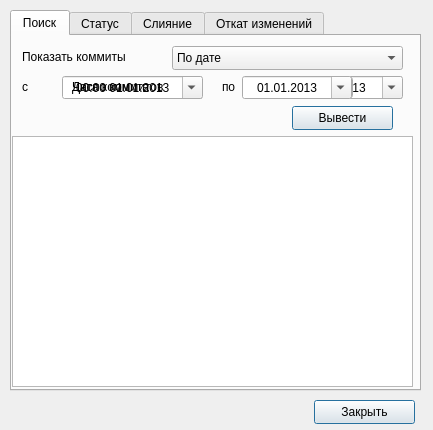
<?xml version="1.0" encoding="UTF-8"?>
<ui version="4.0">
 <class>GitWindow</class>
 <widget class="QMainWindow" name="GitWindow">
  <property name="geometry">
   <rect>
    <x>0</x>
    <y>0</y>
    <width>433</width>
    <height>430</height>
   </rect>
  </property>
  <property name="sizePolicy">
   <sizepolicy hsizetype="Fixed" vsizetype="Fixed">
    <horstretch>0</horstretch>
    <verstretch>0</verstretch>
   </sizepolicy>
  </property>
  <property name="windowTitle">
   <string>Работа с git</string>
  </property>
  <widget class="QWidget" name="centralwidget">
   <widget class="QTabWidget" name="tabWidget">
    <property name="geometry">
     <rect>
      <x>10</x>
      <y>10</y>
      <width>411</width>
      <height>381</height>
     </rect>
    </property>
    <property name="sizePolicy">
     <sizepolicy hsizetype="Fixed" vsizetype="Fixed">
      <horstretch>0</horstretch>
      <verstretch>0</verstretch>
     </sizepolicy>
    </property>
    <property name="currentIndex">
     <number>0</number>
    </property>
    <widget class="QWidget" name="tab_search">
     <property name="sizePolicy">
      <sizepolicy hsizetype="Fixed" vsizetype="Fixed">
       <horstretch>0</horstretch>
       <verstretch>0</verstretch>
      </sizepolicy>
     </property>
     <attribute name="title">
      <string>Поиск</string>
     </attribute>
     <widget class="QComboBox" name="box_mode">
      <property name="geometry">
       <rect>
        <x>160</x>
        <y>10</y>
        <width>231</width>
        <height>24</height>
       </rect>
      </property>
      <item>
       <property name="text">
        <string>По дате</string>
       </property>
      </item>
      <item>
       <property name="text">
        <string>По количеству</string>
       </property>
      </item>
      <item>
       <property name="text">
        <string>В определенный день</string>
       </property>
      </item>
     </widget>
     <widget class="QLabel" name="label_mode">
      <property name="geometry">
       <rect>
        <x>10</x>
        <y>10</y>
        <width>141</width>
        <height>21</height>
       </rect>
      </property>
      <property name="text">
       <string>Показать коммиты</string>
      </property>
     </widget>
     <widget class="QLabel" name="label_timeFrom">
      <property name="enabled">
       <bool>true</bool>
      </property>
      <property name="geometry">
       <rect>
        <x>10</x>
        <y>40</y>
        <width>31</width>
        <height>21</height>
       </rect>
      </property>
      <property name="text">
       <string>с</string>
      </property>
     </widget>
     <widget class="QDateTimeEdit" name="timeEdit_from">
      <property name="enabled">
       <bool>true</bool>
      </property>
      <property name="geometry">
       <rect>
        <x>50</x>
        <y>40</y>
        <width>141</width>
        <height>23</height>
       </rect>
      </property>
      <property name="sizePolicy">
       <sizepolicy hsizetype="Fixed" vsizetype="Fixed">
        <horstretch>0</horstretch>
        <verstretch>0</verstretch>
       </sizepolicy>
      </property>
      <property name="alignment">
       <set>Qt::AlignCenter</set>
      </property>
      <property name="date">
       <date>
        <year>2013</year>
        <month>1</month>
        <day>1</day>
       </date>
      </property>
      <property name="displayFormat">
       <string>HH:mm dd.MM.yyyy</string>
      </property>
      <property name="calendarPopup">
       <bool>true</bool>
      </property>
     </widget>
     <widget class="QDateTimeEdit" name="timeEdit_to">
      <property name="enabled">
       <bool>true</bool>
      </property>
      <property name="geometry">
       <rect>
        <x>250</x>
        <y>40</y>
        <width>141</width>
        <height>23</height>
       </rect>
      </property>
      <property name="sizePolicy">
       <sizepolicy hsizetype="Fixed" vsizetype="Fixed">
        <horstretch>0</horstretch>
        <verstretch>0</verstretch>
       </sizepolicy>
      </property>
      <property name="alignment">
       <set>Qt::AlignCenter</set>
      </property>
      <property name="date">
       <date>
        <year>2013</year>
        <month>1</month>
        <day>1</day>
       </date>
      </property>
      <property name="displayFormat">
       <string>H:mm dd.MM.yyyy</string>
      </property>
      <property name="calendarPopup">
       <bool>true</bool>
      </property>
     </widget>
     <widget class="QLabel" name="label_timeTo">
      <property name="enabled">
       <bool>true</bool>
      </property>
      <property name="geometry">
       <rect>
        <x>210</x>
        <y>40</y>
        <width>31</width>
        <height>21</height>
       </rect>
      </property>
      <property name="text">
       <string>по</string>
      </property>
     </widget>
     <widget class="QLabel" name="label_times">
      <property name="geometry">
       <rect>
        <x>60</x>
        <y>40</y>
        <width>121</width>
        <height>21</height>
       </rect>
      </property>
      <property name="sizePolicy">
       <sizepolicy hsizetype="Fixed" vsizetype="Fixed">
        <horstretch>0</horstretch>
        <verstretch>0</verstretch>
       </sizepolicy>
      </property>
      <property name="text">
       <string>Число коммитов</string>
      </property>
     </widget>
     <widget class="QSpinBox" name="spinBox_times">
      <property name="geometry">
       <rect>
        <x>230</x>
        <y>40</y>
        <width>111</width>
        <height>23</height>
       </rect>
      </property>
      <property name="sizePolicy">
       <sizepolicy hsizetype="Fixed" vsizetype="Fixed">
        <horstretch>0</horstretch>
        <verstretch>0</verstretch>
       </sizepolicy>
      </property>
      <property name="alignment">
       <set>Qt::AlignRight|Qt::AlignTrailing|Qt::AlignVCenter</set>
      </property>
      <property name="minimum">
       <number>1</number>
      </property>
      <property name="maximum">
       <number>999</number>
      </property>
     </widget>
     <widget class="QDateEdit" name="dateEdit_date">
      <property name="geometry">
       <rect>
        <x>230</x>
        <y>40</y>
        <width>110</width>
        <height>23</height>
       </rect>
      </property>
      <property name="sizePolicy">
       <sizepolicy hsizetype="Fixed" vsizetype="Fixed">
        <horstretch>0</horstretch>
        <verstretch>0</verstretch>
       </sizepolicy>
      </property>
      <property name="alignment">
       <set>Qt::AlignCenter</set>
      </property>
      <property name="date">
       <date>
        <year>2013</year>
        <month>1</month>
        <day>1</day>
       </date>
      </property>
      <property name="displayFormat">
       <string>dd.MM.yyyy</string>
      </property>
      <property name="calendarPopup">
       <bool>true</bool>
      </property>
     </widget>
     <widget class="QLabel" name="label_date">
      <property name="geometry">
       <rect>
        <x>60</x>
        <y>40</y>
        <width>121</width>
        <height>21</height>
       </rect>
      </property>
      <property name="sizePolicy">
       <sizepolicy hsizetype="Fixed" vsizetype="Fixed">
        <horstretch>0</horstretch>
        <verstretch>0</verstretch>
       </sizepolicy>
      </property>
      <property name="text">
       <string>Дата коммита</string>
      </property>
     </widget>
     <widget class="QPushButton" name="button_get">
      <property name="geometry">
       <rect>
        <x>280</x>
        <y>70</y>
        <width>101</width>
        <height>24</height>
       </rect>
      </property>
      <property name="sizePolicy">
       <sizepolicy hsizetype="Fixed" vsizetype="Fixed">
        <horstretch>0</horstretch>
        <verstretch>0</verstretch>
       </sizepolicy>
      </property>
      <property name="text">
       <string>Вывести</string>
      </property>
      <property name="default">
       <bool>true</bool>
      </property>
     </widget>
     <widget class="QListWidget" name="list_commit">
      <property name="geometry">
       <rect>
        <x>0</x>
        <y>100</y>
        <width>401</width>
        <height>251</height>
       </rect>
      </property>
      <property name="sizePolicy">
       <sizepolicy hsizetype="Fixed" vsizetype="Fixed">
        <horstretch>0</horstretch>
        <verstretch>0</verstretch>
       </sizepolicy>
      </property>
      <property name="font">
       <font>
        <family>Monospace</family>
       </font>
      </property>
      <property name="contextMenuPolicy">
       <enum>Qt::DefaultContextMenu</enum>
      </property>
     </widget>
    </widget>
    <widget class="QWidget" name="tab_status">
     <property name="sizePolicy">
      <sizepolicy hsizetype="Fixed" vsizetype="Fixed">
       <horstretch>0</horstretch>
       <verstretch>0</verstretch>
      </sizepolicy>
     </property>
     <attribute name="title">
      <string>Статус</string>
     </attribute>
     <widget class="QPushButton" name="button_status">
      <property name="geometry">
       <rect>
        <x>270</x>
        <y>10</y>
        <width>121</width>
        <height>24</height>
       </rect>
      </property>
      <property name="sizePolicy">
       <sizepolicy hsizetype="Fixed" vsizetype="Fixed">
        <horstretch>0</horstretch>
        <verstretch>0</verstretch>
       </sizepolicy>
      </property>
      <property name="text">
       <string>Показать статус</string>
      </property>
      <property name="default">
       <bool>true</bool>
      </property>
     </widget>
     <widget class="QTextBrowser" name="text_status">
      <property name="geometry">
       <rect>
        <x>0</x>
        <y>40</y>
        <width>401</width>
        <height>311</height>
       </rect>
      </property>
      <property name="sizePolicy">
       <sizepolicy hsizetype="Fixed" vsizetype="Fixed">
        <horstretch>0</horstretch>
        <verstretch>0</verstretch>
       </sizepolicy>
      </property>
     </widget>
     <widget class="QPushButton" name="button_createCommit">
      <property name="geometry">
       <rect>
        <x>10</x>
        <y>10</y>
        <width>121</width>
        <height>24</height>
       </rect>
      </property>
      <property name="sizePolicy">
       <sizepolicy hsizetype="Fixed" vsizetype="Fixed">
        <horstretch>0</horstretch>
        <verstretch>0</verstretch>
       </sizepolicy>
      </property>
      <property name="text">
       <string>Создать коммит</string>
      </property>
      <property name="default">
       <bool>true</bool>
      </property>
     </widget>
    </widget>
    <widget class="QWidget" name="tab_merge">
     <attribute name="title">
      <string>Слияние</string>
     </attribute>
     <widget class="QPushButton" name="button_patch">
      <property name="geometry">
       <rect>
        <x>250</x>
        <y>140</y>
        <width>141</width>
        <height>24</height>
       </rect>
      </property>
      <property name="sizePolicy">
       <sizepolicy hsizetype="Fixed" vsizetype="Fixed">
        <horstretch>0</horstretch>
        <verstretch>0</verstretch>
       </sizepolicy>
      </property>
      <property name="text">
       <string>Редактировать патч</string>
      </property>
      <property name="default">
       <bool>true</bool>
      </property>
     </widget>
     <widget class="QLabel" name="label_old">
      <property name="geometry">
       <rect>
        <x>10</x>
        <y>80</y>
        <width>111</width>
        <height>21</height>
       </rect>
      </property>
      <property name="sizePolicy">
       <sizepolicy hsizetype="Fixed" vsizetype="Fixed">
        <horstretch>0</horstretch>
        <verstretch>0</verstretch>
       </sizepolicy>
      </property>
      <property name="text">
       <string>Старый файл</string>
      </property>
     </widget>
     <widget class="QComboBox" name="box_old">
      <property name="geometry">
       <rect>
        <x>130</x>
        <y>80</y>
        <width>261</width>
        <height>24</height>
       </rect>
      </property>
      <property name="sizePolicy">
       <sizepolicy hsizetype="Fixed" vsizetype="Fixed">
        <horstretch>0</horstretch>
        <verstretch>0</verstretch>
       </sizepolicy>
      </property>
     </widget>
     <widget class="QComboBox" name="box_new">
      <property name="geometry">
       <rect>
        <x>130</x>
        <y>105</y>
        <width>261</width>
        <height>24</height>
       </rect>
      </property>
      <property name="sizePolicy">
       <sizepolicy hsizetype="Fixed" vsizetype="Fixed">
        <horstretch>0</horstretch>
        <verstretch>0</verstretch>
       </sizepolicy>
      </property>
     </widget>
     <widget class="QLabel" name="label_new">
      <property name="geometry">
       <rect>
        <x>10</x>
        <y>105</y>
        <width>111</width>
        <height>21</height>
       </rect>
      </property>
      <property name="sizePolicy">
       <sizepolicy hsizetype="Fixed" vsizetype="Fixed">
        <horstretch>0</horstretch>
        <verstretch>0</verstretch>
       </sizepolicy>
      </property>
      <property name="text">
       <string>Новый файл</string>
      </property>
     </widget>
     <widget class="QComboBox" name="box_merge">
      <property name="geometry">
       <rect>
        <x>130</x>
        <y>10</y>
        <width>261</width>
        <height>24</height>
       </rect>
      </property>
      <property name="sizePolicy">
       <sizepolicy hsizetype="Fixed" vsizetype="Fixed">
        <horstretch>0</horstretch>
        <verstretch>0</verstretch>
       </sizepolicy>
      </property>
      <item>
       <property name="text">
        <string>Искать файлы</string>
       </property>
      </item>
      <item>
       <property name="text">
        <string>Указать вручную</string>
       </property>
      </item>
     </widget>
     <widget class="QLabel" name="label_merge">
      <property name="geometry">
       <rect>
        <x>10</x>
        <y>10</y>
        <width>111</width>
        <height>21</height>
       </rect>
      </property>
      <property name="sizePolicy">
       <sizepolicy hsizetype="Fixed" vsizetype="Fixed">
        <horstretch>0</horstretch>
        <verstretch>0</verstretch>
       </sizepolicy>
      </property>
      <property name="text">
       <string>Слияние</string>
      </property>
     </widget>
     <widget class="QLineEdit" name="lineEdit_old">
      <property name="geometry">
       <rect>
        <x>130</x>
        <y>80</y>
        <width>171</width>
        <height>23</height>
       </rect>
      </property>
      <property name="sizePolicy">
       <sizepolicy hsizetype="Fixed" vsizetype="Fixed">
        <horstretch>0</horstretch>
        <verstretch>0</verstretch>
       </sizepolicy>
      </property>
      <property name="alignment">
       <set>Qt::AlignRight|Qt::AlignTrailing|Qt::AlignVCenter</set>
      </property>
     </widget>
     <widget class="QPushButton" name="button_browseOld">
      <property name="geometry">
       <rect>
        <x>310</x>
        <y>80</y>
        <width>81</width>
        <height>24</height>
       </rect>
      </property>
      <property name="sizePolicy">
       <sizepolicy hsizetype="Fixed" vsizetype="Fixed">
        <horstretch>0</horstretch>
        <verstretch>0</verstretch>
       </sizepolicy>
      </property>
      <property name="text">
       <string>Обзор</string>
      </property>
      <property name="default">
       <bool>true</bool>
      </property>
     </widget>
     <widget class="QLineEdit" name="lineEdit_new">
      <property name="geometry">
       <rect>
        <x>130</x>
        <y>105</y>
        <width>171</width>
        <height>23</height>
       </rect>
      </property>
      <property name="sizePolicy">
       <sizepolicy hsizetype="Fixed" vsizetype="Fixed">
        <horstretch>0</horstretch>
        <verstretch>0</verstretch>
       </sizepolicy>
      </property>
      <property name="alignment">
       <set>Qt::AlignRight|Qt::AlignTrailing|Qt::AlignVCenter</set>
      </property>
     </widget>
     <widget class="QPushButton" name="button_browseNew">
      <property name="geometry">
       <rect>
        <x>310</x>
        <y>105</y>
        <width>81</width>
        <height>24</height>
       </rect>
      </property>
      <property name="sizePolicy">
       <sizepolicy hsizetype="Fixed" vsizetype="Fixed">
        <horstretch>0</horstretch>
        <verstretch>0</verstretch>
       </sizepolicy>
      </property>
      <property name="text">
       <string>Обзор</string>
      </property>
      <property name="default">
       <bool>true</bool>
      </property>
     </widget>
     <widget class="QPushButton" name="button_applyPatch">
      <property name="geometry">
       <rect>
        <x>290</x>
        <y>170</y>
        <width>101</width>
        <height>24</height>
       </rect>
      </property>
      <property name="sizePolicy">
       <sizepolicy hsizetype="Fixed" vsizetype="Fixed">
        <horstretch>0</horstretch>
        <verstretch>0</verstretch>
       </sizepolicy>
      </property>
      <property name="text">
       <string>Принять</string>
      </property>
      <property name="default">
       <bool>true</bool>
      </property>
     </widget>
    </widget>
    <widget class="QWidget" name="tab_reset">
     <property name="sizePolicy">
      <sizepolicy hsizetype="Fixed" vsizetype="Fixed">
       <horstretch>0</horstretch>
       <verstretch>0</verstretch>
      </sizepolicy>
     </property>
     <attribute name="title">
      <string>Откат изменений</string>
     </attribute>
     <widget class="QLabel" name="label_text1">
      <property name="geometry">
       <rect>
        <x>10</x>
        <y>10</y>
        <width>381</width>
        <height>21</height>
       </rect>
      </property>
      <property name="sizePolicy">
       <sizepolicy hsizetype="Fixed" vsizetype="Fixed">
        <horstretch>0</horstretch>
        <verstretch>0</verstretch>
       </sizepolicy>
      </property>
      <property name="text">
       <string>&lt;html&gt;&lt;head/&gt;&lt;body&gt;&lt;p align=&quot;center&quot;&gt;&lt;span style=&quot; color:#ff0000;&quot;&gt;Внимание!&lt;/span&gt;&lt;/p&gt;&lt;/body&gt;&lt;/html&gt;</string>
      </property>
     </widget>
     <widget class="QLabel" name="label_text2">
      <property name="geometry">
       <rect>
        <x>10</x>
        <y>30</y>
        <width>381</width>
        <height>21</height>
       </rect>
      </property>
      <property name="sizePolicy">
       <sizepolicy hsizetype="Fixed" vsizetype="Fixed">
        <horstretch>0</horstretch>
        <verstretch>0</verstretch>
       </sizepolicy>
      </property>
      <property name="text">
       <string>Откат изменений может нарушить работу Вашей системы.</string>
      </property>
      <property name="alignment">
       <set>Qt::AlignCenter</set>
      </property>
     </widget>
     <widget class="QLabel" name="label_text3">
      <property name="geometry">
       <rect>
        <x>10</x>
        <y>50</y>
        <width>381</width>
        <height>21</height>
       </rect>
      </property>
      <property name="sizePolicy">
       <sizepolicy hsizetype="Fixed" vsizetype="Fixed">
        <horstretch>0</horstretch>
        <verstretch>0</verstretch>
       </sizepolicy>
      </property>
      <property name="text">
       <string>Откат к ранним версиям осуществляйте</string>
      </property>
      <property name="alignment">
       <set>Qt::AlignCenter</set>
      </property>
     </widget>
     <widget class="QLabel" name="label_text4">
      <property name="geometry">
       <rect>
        <x>10</x>
        <y>70</y>
        <width>381</width>
        <height>21</height>
       </rect>
      </property>
      <property name="sizePolicy">
       <sizepolicy hsizetype="Fixed" vsizetype="Fixed">
        <horstretch>0</horstretch>
        <verstretch>0</verstretch>
       </sizepolicy>
      </property>
      <property name="text">
       <string>на свой страх и риск.</string>
      </property>
      <property name="alignment">
       <set>Qt::AlignCenter</set>
      </property>
     </widget>
     <widget class="QLabel" name="label_id">
      <property name="geometry">
       <rect>
        <x>10</x>
        <y>100</y>
        <width>161</width>
        <height>21</height>
       </rect>
      </property>
      <property name="sizePolicy">
       <sizepolicy hsizetype="Fixed" vsizetype="Fixed">
        <horstretch>0</horstretch>
        <verstretch>0</verstretch>
       </sizepolicy>
      </property>
      <property name="text">
       <string>Идентификатор коммита</string>
      </property>
     </widget>
     <widget class="QLineEdit" name="lineEdit_id">
      <property name="geometry">
       <rect>
        <x>180</x>
        <y>100</y>
        <width>211</width>
        <height>23</height>
       </rect>
      </property>
      <property name="sizePolicy">
       <sizepolicy hsizetype="Fixed" vsizetype="Fixed">
        <horstretch>0</horstretch>
        <verstretch>0</verstretch>
       </sizepolicy>
      </property>
      <property name="alignment">
       <set>Qt::AlignRight|Qt::AlignTrailing|Qt::AlignVCenter</set>
      </property>
     </widget>
     <widget class="QComboBox" name="box_typeReset">
      <property name="geometry">
       <rect>
        <x>180</x>
        <y>130</y>
        <width>211</width>
        <height>24</height>
       </rect>
      </property>
      <property name="sizePolicy">
       <sizepolicy hsizetype="Fixed" vsizetype="Fixed">
        <horstretch>0</horstretch>
        <verstretch>0</verstretch>
       </sizepolicy>
      </property>
      <item>
       <property name="text">
        <string>Откат всех файлов</string>
       </property>
      </item>
      <item>
       <property name="text">
        <string>Откат одного файла</string>
       </property>
      </item>
     </widget>
     <widget class="QLabel" name="label_typeReset">
      <property name="geometry">
       <rect>
        <x>10</x>
        <y>130</y>
        <width>161</width>
        <height>21</height>
       </rect>
      </property>
      <property name="sizePolicy">
       <sizepolicy hsizetype="Fixed" vsizetype="Fixed">
        <horstretch>0</horstretch>
        <verstretch>0</verstretch>
       </sizepolicy>
      </property>
      <property name="text">
       <string>Тип отката</string>
      </property>
     </widget>
     <widget class="QComboBox" name="box_filename">
      <property name="geometry">
       <rect>
        <x>180</x>
        <y>160</y>
        <width>211</width>
        <height>24</height>
       </rect>
      </property>
      <property name="sizePolicy">
       <sizepolicy hsizetype="Fixed" vsizetype="Fixed">
        <horstretch>0</horstretch>
        <verstretch>0</verstretch>
       </sizepolicy>
      </property>
     </widget>
     <widget class="QLabel" name="label_filename">
      <property name="geometry">
       <rect>
        <x>10</x>
        <y>160</y>
        <width>161</width>
        <height>21</height>
       </rect>
      </property>
      <property name="sizePolicy">
       <sizepolicy hsizetype="Fixed" vsizetype="Fixed">
        <horstretch>0</horstretch>
        <verstretch>0</verstretch>
       </sizepolicy>
      </property>
      <property name="text">
       <string>Выберете файл</string>
      </property>
     </widget>
     <widget class="QPushButton" name="button_reset">
      <property name="geometry">
       <rect>
        <x>290</x>
        <y>190</y>
        <width>101</width>
        <height>24</height>
       </rect>
      </property>
      <property name="sizePolicy">
       <sizepolicy hsizetype="Fixed" vsizetype="Fixed">
        <horstretch>0</horstretch>
        <verstretch>0</verstretch>
       </sizepolicy>
      </property>
      <property name="text">
       <string>Откатить</string>
      </property>
      <property name="default">
       <bool>true</bool>
      </property>
     </widget>
     <widget class="QTextBrowser" name="text_reset">
      <property name="geometry">
       <rect>
        <x>0</x>
        <y>220</y>
        <width>401</width>
        <height>131</height>
       </rect>
      </property>
      <property name="sizePolicy">
       <sizepolicy hsizetype="Fixed" vsizetype="Fixed">
        <horstretch>0</horstretch>
        <verstretch>0</verstretch>
       </sizepolicy>
      </property>
     </widget>
     <widget class="QPushButton" name="button_refresh">
      <property name="geometry">
       <rect>
        <x>10</x>
        <y>190</y>
        <width>121</width>
        <height>24</height>
       </rect>
      </property>
      <property name="sizePolicy">
       <sizepolicy hsizetype="Fixed" vsizetype="Fixed">
        <horstretch>0</horstretch>
        <verstretch>0</verstretch>
       </sizepolicy>
      </property>
      <property name="text">
       <string>Обновить список</string>
      </property>
      <property name="default">
       <bool>true</bool>
      </property>
     </widget>
    </widget>
   </widget>
   <widget class="QPushButton" name="button_close">
    <property name="geometry">
     <rect>
      <x>314</x>
      <y>400</y>
      <width>101</width>
      <height>24</height>
     </rect>
    </property>
    <property name="sizePolicy">
     <sizepolicy hsizetype="Fixed" vsizetype="Fixed">
      <horstretch>0</horstretch>
      <verstretch>0</verstretch>
     </sizepolicy>
    </property>
    <property name="text">
     <string>Закрыть</string>
    </property>
    <property name="default">
     <bool>true</bool>
    </property>
   </widget>
  </widget>
 </widget>
 <tabstops>
  <tabstop>tabWidget</tabstop>
  <tabstop>box_mode</tabstop>
  <tabstop>timeEdit_from</tabstop>
  <tabstop>timeEdit_to</tabstop>
  <tabstop>spinBox_times</tabstop>
  <tabstop>dateEdit_date</tabstop>
  <tabstop>button_get</tabstop>
  <tabstop>list_commit</tabstop>
  <tabstop>button_createCommit</tabstop>
  <tabstop>button_status</tabstop>
  <tabstop>text_status</tabstop>
  <tabstop>box_merge</tabstop>
  <tabstop>box_old</tabstop>
  <tabstop>box_new</tabstop>
  <tabstop>lineEdit_old</tabstop>
  <tabstop>button_browseOld</tabstop>
  <tabstop>lineEdit_new</tabstop>
  <tabstop>button_browseNew</tabstop>
  <tabstop>button_patch</tabstop>
  <tabstop>button_applyPatch</tabstop>
  <tabstop>lineEdit_id</tabstop>
  <tabstop>box_typeReset</tabstop>
  <tabstop>box_filename</tabstop>
  <tabstop>button_refresh</tabstop>
  <tabstop>button_reset</tabstop>
  <tabstop>text_reset</tabstop>
  <tabstop>button_close</tabstop>
 </tabstops>
 <resources/>
 <connections/>
</ui>
